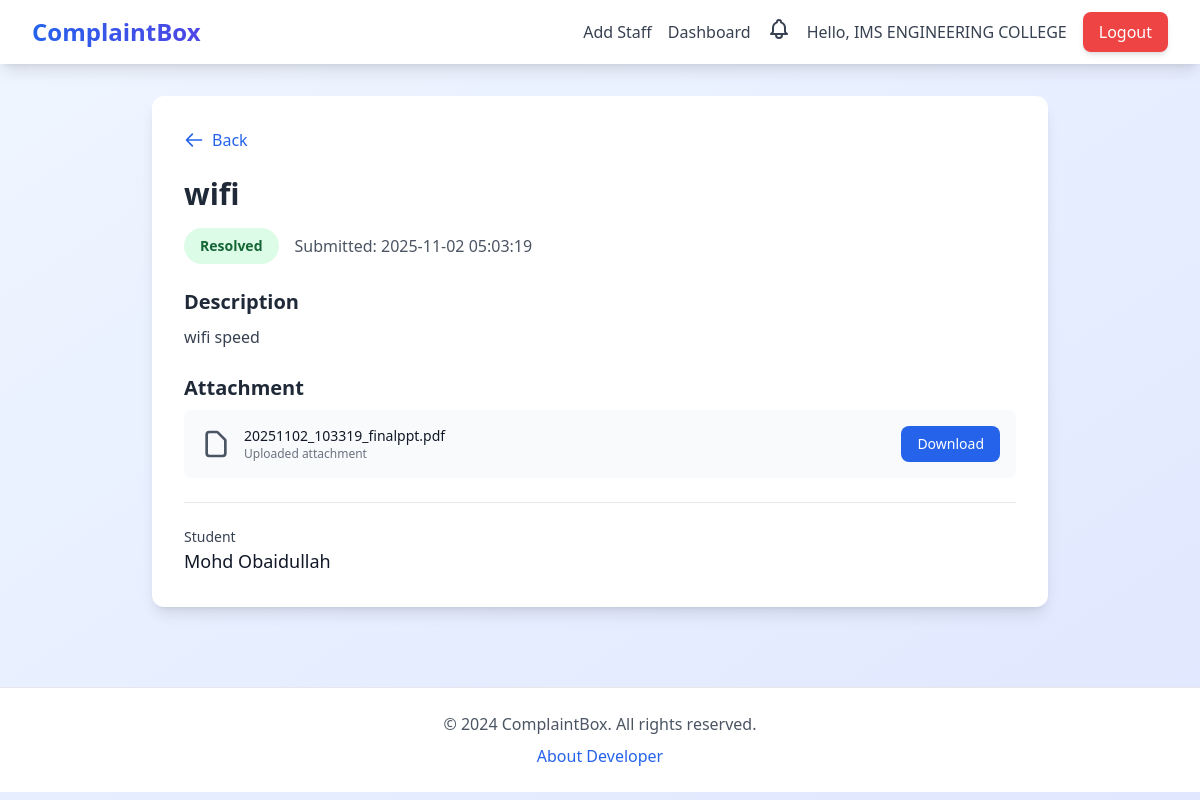
Screenshot of /complaint/1 (signed in) with the database file from the repository.
### tables this page shows
CREATE TABLE complaints (
            id INTEGER PRIMARY KEY AUTOINCREMENT,
            title TEXT NOT NULL,
            description TEXT NOT NULL,
            attachment TEXT,
            status TEXT DEFAULT 'Pending',
            student_id INTEGER,
            staff_id INTEGER,
            college_id INTEGER,
            created_at TIMESTAMP DEFAULT CURRENT_TIMESTAMP,
            FOREIGN KEY (student_id) REFERENCES students(id),
            FOREIGN KEY (staff_id) REFERENCES staff(id),
            FOREIGN KEY (college_id) REFERENCES colleges(id)
        );

CREATE TABLE students (
            id INTEGER PRIMARY KEY AUTOINCREMENT,
            name TEXT NOT NULL,
            email TEXT UNIQUE NOT NULL,
            password TEXT NOT NULL,
            college_code TEXT
        );

### app.py (the view)
@app.route('/complaint/<int:complaint_id>')
def view_complaint(complaint_id):
    if 'user_id' not in session:
        return redirect(url_for('index'))
    db = get_db()
    cursor = db.cursor()
    cursor.execute('SELECT * FROM complaints WHERE id = ?', (complaint_id,))
    complaint = cursor.fetchone()
    if not complaint:
        flash('Complaint not found!', 'error')
        return redirect(url_for('index'))
    if complaint['student_id']:
        cursor.execute('SELECT name FROM students WHERE id = ?', (complaint['student_id'],))
        student = cursor.fetchone()
        complaint = dict(complaint)
        complaint['student_name'] = student['name'] if student else 'Unknown'
    db.close()
    return render_template('view_complaint.html', complaint=complaint)

### app.py (called while the page is built)
def get_db():
    conn = sqlite3.connect('database.db', timeout=30.0)
    conn.row_factory = sqlite3.Row
    return conn

### templates/view_complaint.html (shortened to what this page needs)
{% extends "base.html" %}
{% block content %}
<div class="max-w-4xl mx-auto">
    <div class="bg-white rounded-xl shadow-lg p-8">
        <div class="mb-6">
            <a href="javascript:history.back()" class="text-blue-600 hover:text-blue-700 flex items-center">
                <svg class="w-5 h-5 mr-2" fill="none" stroke="currentColor" viewBox="0 0 24 24">
                    <path stroke-linecap="round" stroke-linejoin="round" stroke-width="2" d="M10 19l-7-7m0 0l7-7m-7 7h18"></path>
                </svg>
                Back
            </a>
        </div>
        <div class="mb-6">
            <h2 class="text-3xl font-bold text-gray-800 mb-4">{{ complaint['title'] }}</h2>
            <div class="flex items-center space-x-4">
                {% if complaint['status'] == 'Pending' %}
                    <span class="px-4 py-2 text-sm font-semibold rounded-full bg-yellow-100 text-yellow-800">Pending</span>
                {% elif complaint['status'] == 'In Progress' %}
                    <span class="px-4 py-2 text-sm font-semibold rounded-full bg-blue-100 text-blue-800">In Progress</span>
                {% elif complaint['status'] == 'Resolved' %}
                    <span class="px-4 py-2 text-sm font-semibold rounded-full bg-green-100 text-green-800">Resolved</span>
                {% endif %}
                <span class="text-gray-600">Submitted: {{ complaint['created_at'] }}</span>
            </div>
        </div>
        <div class="mb-6">
            <h3 class="text-xl font-semibold text-gray-800 mb-2">Description</h3>
            <p class="text-gray-700 leading-relaxed">{{ complaint['description'] }}</p>
        </div>
        {% if complaint['attachment'] %}
        <div class="mb-6">
            <h3 class="text-xl font-semibold text-gray-800 mb-2">Attachment</h3>
            <div class="bg-gray-50 rounded-lg p-4 flex items-center justify-between">
                <div class="flex items-center">
                    <svg class="w-8 h-8 text-gray-600 mr-3" fill="none" stroke="currentColor" viewBox="0 0 24 24">
                        <path stroke-linecap="round" stroke-linejoin="round" stroke-width="2" d="M7 21h10a2 2 0 002-2V9.414a1 1 0 00-.293-.707l-5.414-5.414A1 1 0 0012.586 3H7a2 2 0 00-2 2v14a2 2 0 002 2z"></path>
                    </svg>
                    <div>
                        <p class="text-sm font-medium text-gray-900">{{ complaint['attachment'] }}</p>
                        <p class="text-xs text-gray-500">Uploaded attachment</p>
                    </div>
                </div>
                <a href="{{ url_for('download_file', filename=complaint['attachment']) }}" target="_blank"
                   class="bg-blue-600 hover:bg-blue-700 text-white px-4 py-2 rounded-lg text-sm font-medium transition-all">
                    Download
                </a>
            </div>
        </div>
        {% endif %}
        {% if complaint.get('student_name') %}
        <div class="border-t border-gray-200 pt-6">
            <div class="grid grid-cols-1 md:grid-cols-2 gap-4">
                <div>
                    <p class="text-sm font-medium text-gray-700">Student</p>
                    <p class="text-lg text-gray-900">{{ complaint['student_name'] }}</p>
                </div>
            </div>
        </div>
        {% endif %}
    </div>
</div>
{% endblock %}

### static/css/styles.css (style rules this page uses)
html { scroll-behavior: smooth; }

### rows the page displays
complaints: title "wifi", created_at "2025-11-02 05:03:19", description "wifi speed", attachment "20251102_103319_finalppt.pdf"
students: student_name "Mohd Obaidullah"

### other values shown
{{ session.user_name }} "IMS ENGINEERING COLLEGE"
